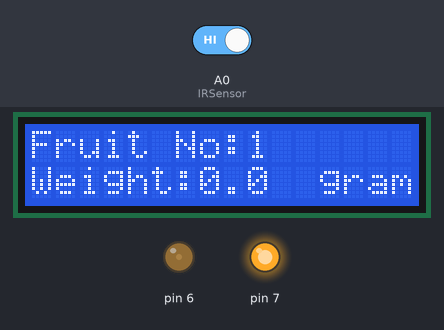
Bench run of a sketch on a simulated Arduino Uno, built with avr-gcc and run on an emulated ATmega328P. Parts: 16×2 character LCD, output pins drawn as LEDs (lit = HIGH). The test bench sets the inputs (shaded band); at power-on: A0 (IRSensor) HIGH. What the sketch prints to the serial monitor is not drawn.

Above: at 2.7 s.
2.8 s: A0 (IRSensor) driven LOW
At 2.8 s:
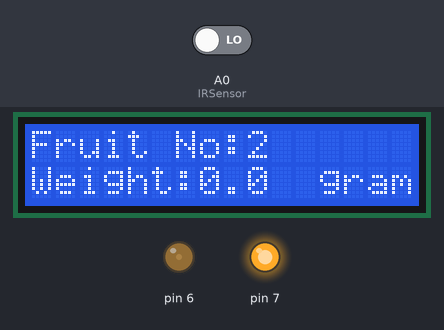
4.3 s: A0 (IRSensor) driven HIGH
At 13.6 s:
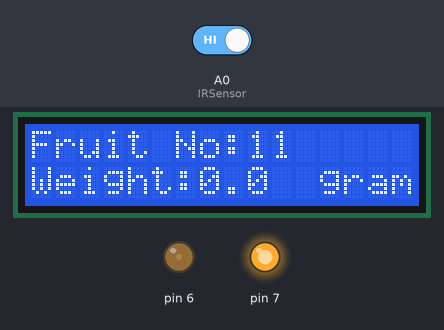
Timing chart, 0 to 15.1 s (numbered marks = the images above; inputs shaded):
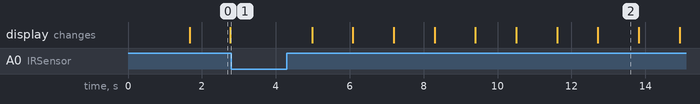

The sketch:

Digital_Weight_Machine_Final.ino
```cpp
#include <FreqCount.h>
#include <LiquidCrystal.h>

LiquidCrystal lcd(12, 11, 8, 4, 3, 2);
#define MAXCOUNT 100
int Contrast=30;
int Light=28836;
int row = 0;
float weight=0;
float T_weight=0;
float Fweight[MAXCOUNT];
float freq=0;
float freq0=0;
float freq1=0;
float m=0;
float mx=0;
float thousandgram=0;
int wcount=0;
int wcount1=0;
int x;
int y;
int j;
float arr;
int Frcount=0;
int Fruitcount=0;
float array[10];
const int IRSensor = A0;
int IRvalue=0;
void IR();
float mean=0;
int prevIRvalue;
void setup()
{
  Serial.begin(9600);
  FreqCount.begin(100);
  analogWrite(6,Contrast);
  analogWrite(7,Light);
  lcd.begin(16, 2);
  Serial.println("CLEARDATA"); //clears any residual data
  Serial.println("LABEL,Time,Fruit No.,Frequency(kHz),Weight(g)");
  delay(1500);
  if (FreqCount.available())
   {
    float count = FreqCount.read();
    Serial.println(count*10);
    freq0=((count*10)/1000);
    freq1=(count*10);
    thousandgram=freq1+19233.333;//+10.10;//105.555
    m=(thousandgram-freq1);
    mx=(m/1000000);
   }
}

void loop()
{
  //lcd.clear();
  IR(); //Fruit Count
  if (FreqCount.available())
  {
    float count = FreqCount.read();
    freq=((count*10)/1000);
    weight=(((freq-freq0)/mx));//.01959
    do
    {
      T_weight  = weight + T_weight;
      wcount++;
      array[wcount] = weight;
    }while(weight !=0);
    mean = T_weight/wcount;
    x =mean +2;
    y =mean -2;

    for(j=1;j<wcount;j++)
    {
      if(array[j]<x && array[j]>y)
      {
        arr=  array[j] + arr;
        wcount1++;
      }
    }
    wcount =0;
    wcount1 = 0;
  }

  if(prevIRvalue == IRvalue)
  {
    Fruitcount++;
  }
  Fweight[Fruitcount-2] = arr/wcount1; // Final Weight per Fruit
  prevIRvalue = IRvalue;

  lcd.print("Fruit No:");
  lcd.setCursor(9, 0);
  lcd.print(IRvalue);
  lcd.setCursor(0, 1);
  lcd.print("Weight:");
  lcd.setCursor(7, 1);
  lcd.print(Fweight[MAXCOUNT],1);
  lcd.setCursor(12, 1);
  lcd.print("grams");

  excelExport();
}

void IR()
{
  if(IRvalue = digitalRead(IRSensor))  //read the value from the sensor
  {
    Fruitcount++;
    IRvalue=Fruitcount;
  }
  else
  {
    IRvalue=Fruitcount;
    //Serial.println(IRvalue);
  }
  delay(100);
}

void excelExport()
{
 Serial.print("DATA,TIME,"); Serial.print(IRvalue); Serial.print(","); Serial.println(Fweight[MAXCOUNT]);
 row++;
 delay(1000);
}

////////////////////////////////////////////////////////////////////////////////////
```

Measured:
- after the input at 2.8 s, every drawn part: stays the same
- what the display in image 0 shows lasts 1.1 s, from 1.7 s to 2.8 s
